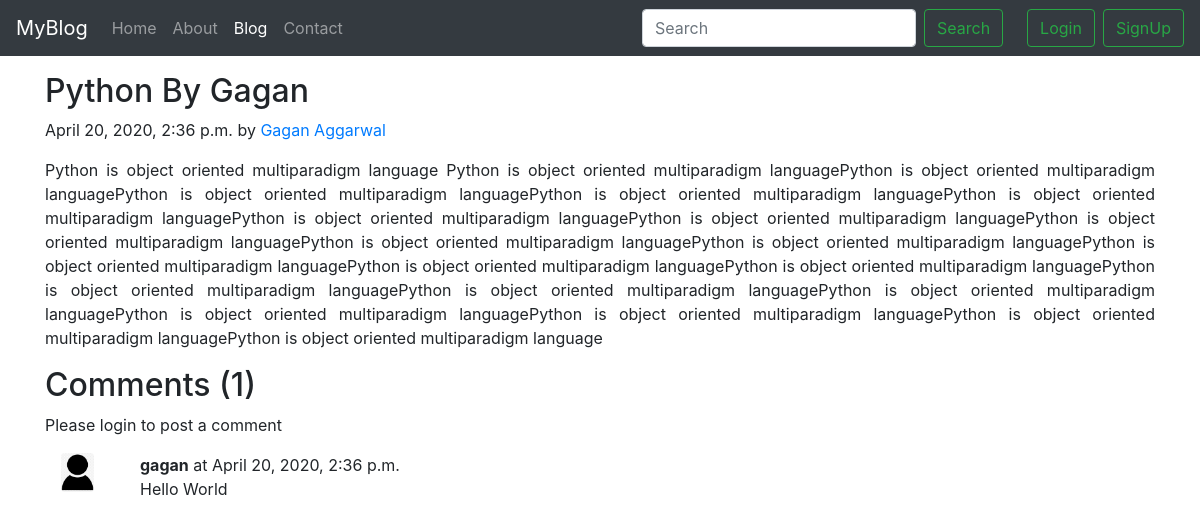
The page /blog/Python_By_Gagan on the database as committed earlier.
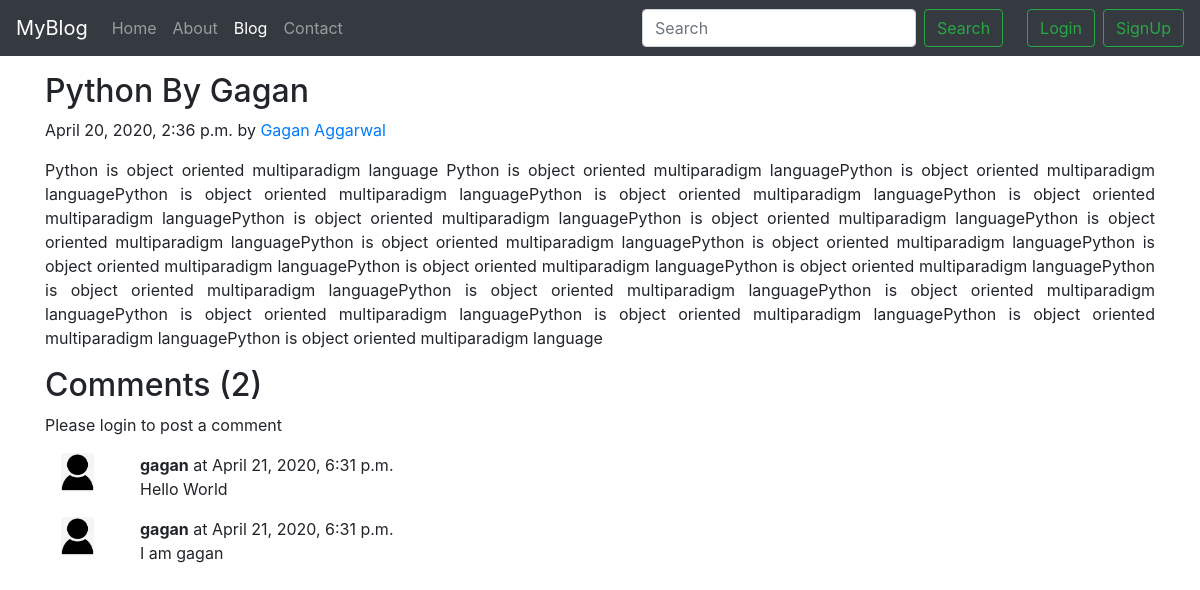
The same page on the database as committed later.
### MyBlogApp/models.py (models this page shows, shortened)
class BlogComment(models.Model):
    S_No = models.AutoField(primary_key=True)
    comment = models.TextField()
    User = models.ForeignKey(User, on_delete=models.CASCADE)
    BlogPost = models.ForeignKey(Post, on_delete=models.CASCADE)
    Parent = models.ForeignKey('self', on_delete=models.CASCADE, null=True)
    TimeStamp = models.DateTimeField(default=now)

### MyBlogApp/views.py (the view)
# urls.py: path('<str:slug>', views.blogPost),
def blogPost(request,slug):
    post = Post.objects.filter(slug=slug).first()
    comments = BlogComment.objects.filter(BlogPost=post)
    context = {'post':post,'comments':comments,'user':request.user}
    return render(request,"blog/blogPost.html",context)

### templates/blog/blogPost.html (shortened to what this page needs)
{% extends 'base.html' %}
{% load static %}
{% block blogactive %} active {% endblock blogactive %}
{% block body %}
<div class="container my-3">
    <h2 class="blog-post-title">{{post.Title}}</h2>
    <p class="blog-post-meta">{{post.TimeStamp}} by <a href="/about">{{post.Author}}</a></p>
    <p style="text-align: justify;text-justify: inter-word;">{{post.Content}}</p>
</div>
<div class="container">
    <h2>Comments ({{comments.count}})</h2>
    <div class="my-2">
        {% if user.is_authenticated %}
            <form action="/blog/postComment" method="POST">
                {% csrf_token %}
                <div class="form-group">
                    <label for="exampleInputText">Post Comment</label>
                    <input type="text" name="comment" class="form-control" placeholder="Enter Comment Here..">
                </div>
                <input type="hidden" name="postSno" value="{{post.S_No}}">
                <input type="submit" class="btn btn-primary" value="Submit">
            </form>
        {% else %}
            <p>Please login to post a comment</p>
        {% endif %}
    </div>
    {% for comment in comments %}
    <div class="row my-3">
        <div class="col-md-1">
            <img src="{% static 'img/user.png' %}" class="rounded mx-auto d-block w-50" alt="user">
        </div>
        <div class="col-md-11">
            <b>{{comment.User.username}}</b> at {{comment.TimeStamp}}
            <div>{{comment.comment}}</div>
        </div>
    </div>
    {% endfor %}
</div>
{% endblock body %}

Rows that differ between the two databases and show on the page:
removed BlogComment: User.username "gagan", TimeStamp "April 20, 2020, 2:36 p.m.", comment "Hello World"
added BlogComment: User.username "gagan", TimeStamp "April 21, 2020, 6:31 p.m.", comment "Hello World"
added BlogComment: User.username "gagan", TimeStamp "April 21, 2020, 6:31 p.m.", comment "I am gagan"
Other text that changed with them:
{{ comments.count }}: "1" → "2"
